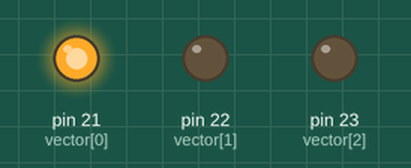
Simulated run of this sketch. Board: Arduino Mega 2560, built with avr-gcc and run on an emulated ATmega2560. On the bench: output pins drawn as LEDs (lit = HIGH).

Above: at 0.5 s.
At 2.5 s:
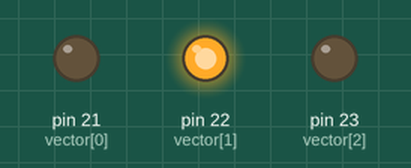
At 4.5 s:
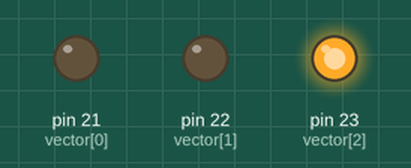
At 5.5 s:
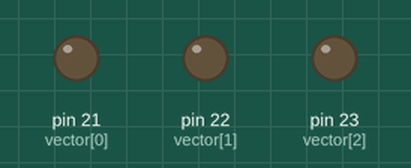
Timing chart, 0 to 7.8 s (numbered marks = the images above):
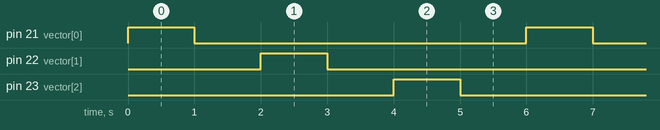

The sketch:

P3.6.ino
```cpp
int vector[]={21,22,23};
void setup() {
Serial.begin(9600);
for(int i=0;i<3;i++){
pinMode(vector[i],OUTPUT);
}
}
void loop() {
for(int i=0;i<3;i++){
digitalWrite(vector[i],HIGH);
delay(1000);
digitalWrite(vector[i], LOW);

delay(1000);
}
}
```

Measured:
- by itself, pin 21 (vector[0]), pin 22 (vector[1]), pin 23 (vector[2]): alternates HIGH for 1.0 s and LOW for 5.0 s
- by itself, everything shown: repeats every 6.0 s, in 6 steps
